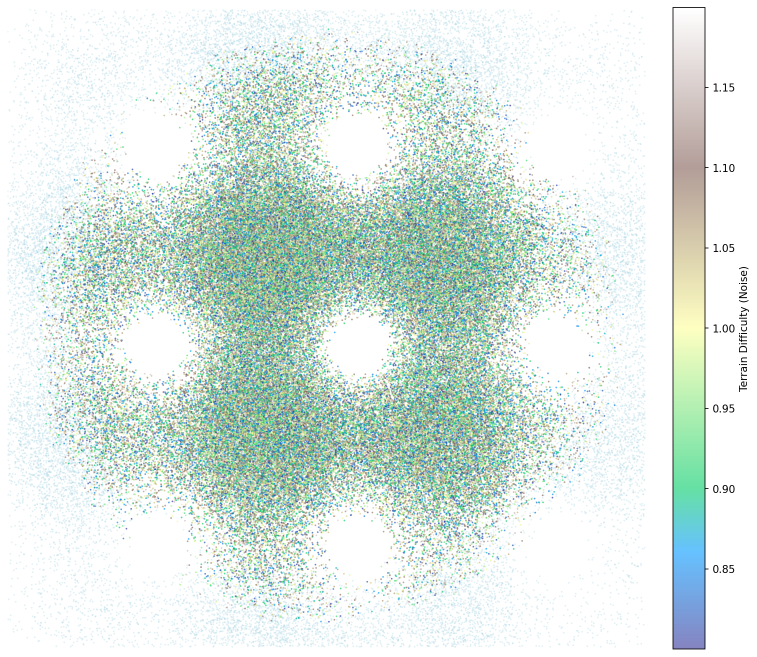
#> input picture mesh_preview.png, 1514 x 1313 px (shown at 1/2 size)
$ python -i active_shader.py   (imports and definitions only)
#> lines starting #> are read from the running program, lines starting #| are printed output that depends on the picture; after the words box and inside, x2 and y2 are one past the last pixel; in counts of white or black regions, pixels touching at a corner belong together
#!/usr/bin/env python3
"""
Process PNG images to create fantasy-styled versions:
- '-active': Colored/highlighted version (preserving blacks)
- '-default': Parchment/sepia toned version (preserving blacks)
"""
import os
import sys
from PIL import Image, ImageEnhance, ImageFilter
import numpy as np
from pathlib import Path

def create_fantasy_active(image_path, output_path, highlight_color=(255, 46, 178), blend_factor=0.4):
    """
    Create a fantasy-styled active version with color highlight, preserving pure blacks.
    """
#> called with image_path = '../../../mesh_preview.png', output_path = 'out.png', highlight_color = (255, 46, 178), blend_factor = 0.4
    img = Image.open(image_path).convert('RGBA')
#> img is the input picture: PIL image 1514x1313 RGBA; mean R, G, B, A 220.5, 233.1, 227.4, 255

    # REMOVED BLUR - going straight to enhance
    # Enhance contrast for more dramatic effect
    enhancer = ImageEnhance.Contrast(img)
    enhanced = enhancer.enhance(1.2)  # Reduced from 1.3 for less harshness
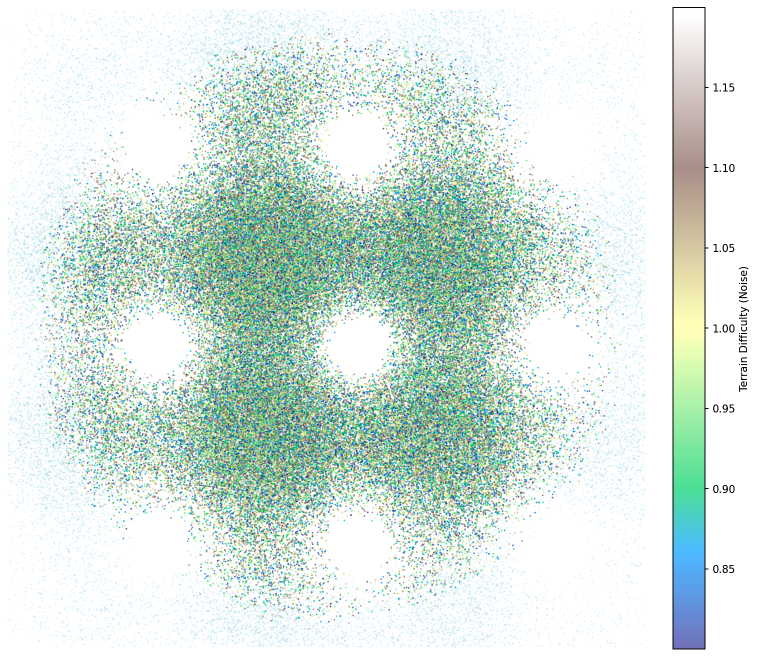
#> enhanced: PIL image 1514x1313 RGBA (shown at 1/2 size); mean R, G, B, A 216, 231.1, 224.2, 255

    data = np.array(enhanced)
    rgb = data[:, :, :3].astype(np.float32)
    alpha = data[:, :, 3]
#> alpha: shape (1313, 1514); every value is 255

    # Calculate luminance to identify black areas
    luminance = 0.299 * rgb[:, :, 0] + 0.587 * rgb[:, :, 1] + 0.114 * rgb[:, :, 2]
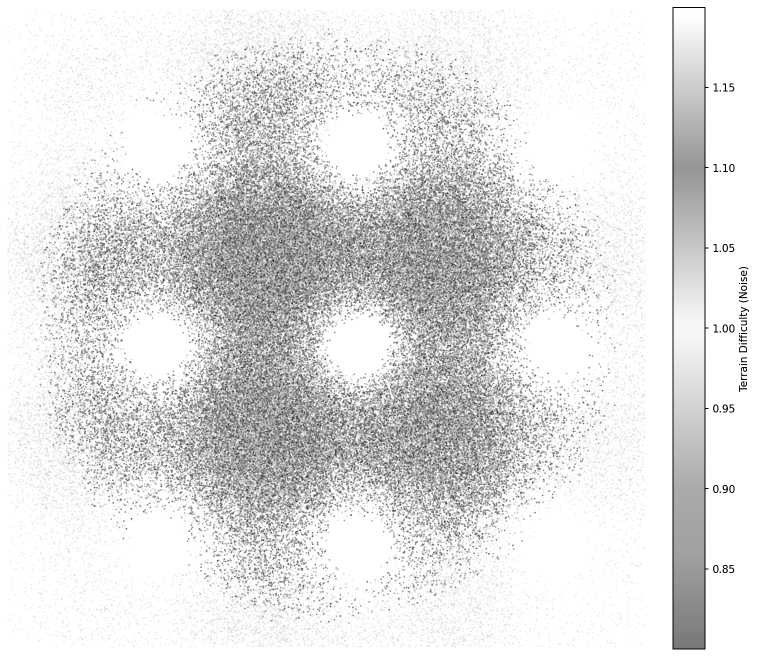
#> luminance: shape (1313, 1514) float32 (shown at 1/2 size); min 0, max 255, mean 225.8

    # Create masks
    mask = alpha > 0
#> mask: shape (1313, 1514) bool; every value is 1
    black_threshold = 30  # Anything darker than this stays black
    is_black = (luminance < black_threshold) & mask
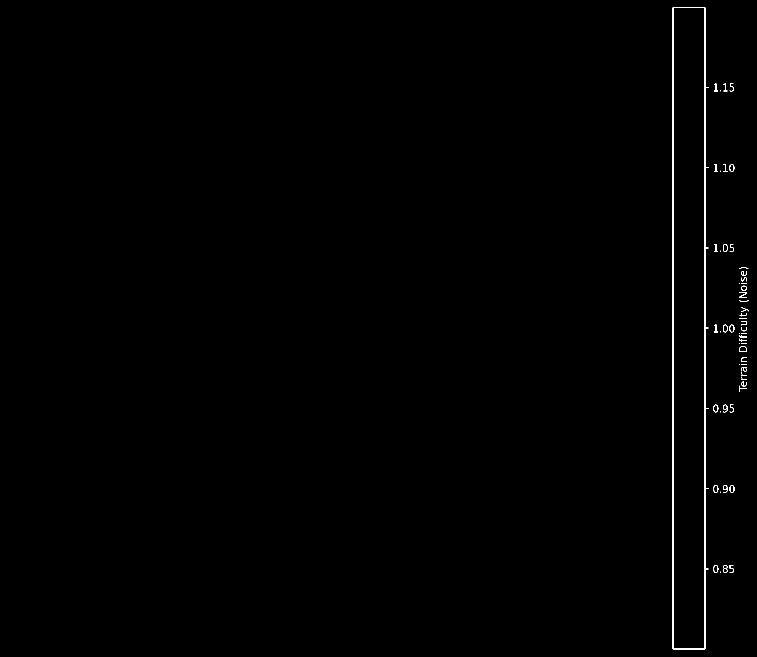
#> is_black: shape (1313, 1514) bool (shown at 1/2 size); 0.37% white in thin lines or dots, all inside (x1, y1, x2, y2) = (1345, 14, 1498, 1299)
    is_not_black = (luminance >= black_threshold) & mask
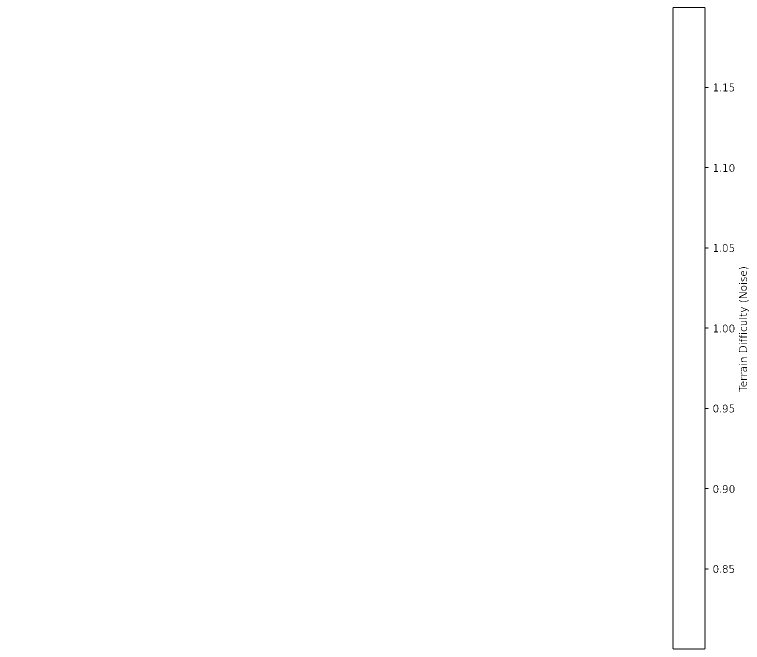
#> is_not_black: shape (1313, 1514) bool (shown at 1/2 size); 99.6% white; black in thin lines or dots, all inside (x1, y1, x2, y2) = (1345, 14, 1498, 1299)

    # Apply colored highlight ONLY to non-black areas
    highlight_overlay = np.full_like(rgb, highlight_color)
    tinted_rgb = rgb.copy()

    # Keep blacks pure black
    tinted_rgb[is_black] = rgb[is_black] * 0.8  # Darken blacks even more

    # Apply tint only to non-black areas
    tinted_rgb[is_not_black] = (
        rgb[is_not_black] * (1 - blend_factor) +
        highlight_overlay[is_not_black] * blend_factor
    )
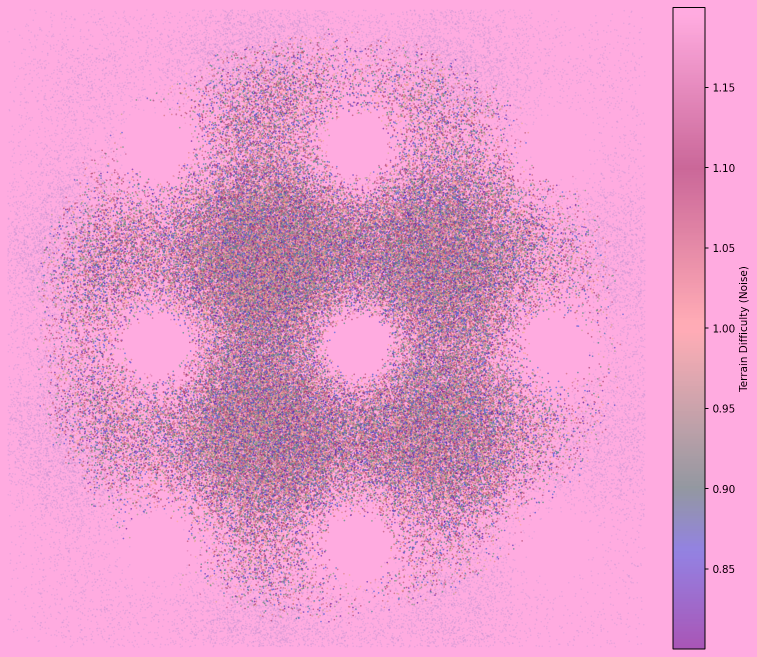
#> tinted_rgb: shape (1313, 1514, 3) float32 (shown at 1/2 size); mean R, G, B 231.9, 156.3, 205.6

    tinted_rgb = np.clip(tinted_rgb, 0, 255).astype(np.uint8)
    tinted_data = np.dstack((tinted_rgb, alpha))
    tinted_img = Image.fromarray(tinted_data, 'RGBA')

    # Optional: Add sharpening to make edges crisper
    tinted_img = tinted_img.filter(ImageFilter.SHARPEN)

    tinted_img.save(output_path, 'PNG')

# [96 lines left out: functions create_fantasy_default, process_directory, not called in this run]

# [13 lines not run here, left out]

>>> result = create_fantasy_active('../../../mesh_preview.png', 'out.png')
